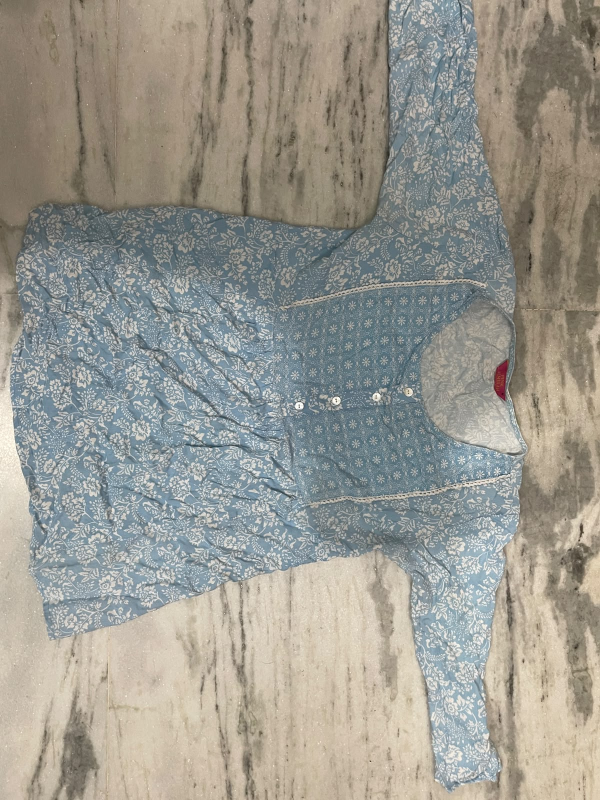
#> input picture backend/uploads/1784311420481-WhatsApp Image 2026-07-17 at 9.52.18 PM (2).jpeg, 1200 x 1600 px (shown at 1/2 size); its folder holds only this picture in this run
$ python -i verification_math.py   (imports and definitions only)
#> lines starting #> are read from the running program, lines starting #| are printed output that depends on the picture; after the words box and inside, x2 and y2 are one past the last pixel; in counts of white or black regions, pixels touching at a corner belong together
"""
Pure-math verification channels (numpy + Pillow only, no ML models).

C2 — Colour fidelity:  garment-masked LAB clustering + CIEDE2000 delta-E.
C3 — Print geometry:   2-D FFT dominant spatial period + texture energy.

Design constraints these functions must honour:
  * Deterministic: same inputs, same outputs, forever. Seeded init, no RNG.
  * Scale-invariant where the physics demands it: stripe period is reported in
    cycles per garment-width, not pixels, so a zoomed-in close-up and a
    full-body shot of the same fabric agree.
  * Honest about applicability: a solid garment has no periodic structure and
    the texture channel must say "not applicable", never "match".
"""

import numpy as np
from PIL import Image

MAX_SIDE = 512


# ── Image + mask ─────────────────────────────────────────────────────

def load_rgb(path, max_side=MAX_SIDE):
    img = Image.open(path).convert("RGB")
    w, h = img.size
    scale = max(w, h) / max_side
    if scale > 1:
        img = img.resize((int(w / scale), int(h / scale)), Image.LANCZOS)
    return np.asarray(img, dtype=np.float64)


def background_mask(img, k=6, border_frac=0.08):
    """Foreground mask by interior/border cluster voting.

    Anchor photos are real, unpolished seller shots — garments on floors,
    tables, hangers — so a corner-sampled background estimate routinely fails
    (it masked the garment itself out of the blue kurti). Instead: cluster the
    whole image in LAB, then score each cluster by where it lives. Background
    clusters dominate the border ring; garment clusters dominate the interior.
    This holds for uniform studio sweeps and messy floors alike, and degrades
    gracefully when the garment fills the frame (all clusters look interior,
    so everything is kept).
    """
    h, w, _ = img.shape
    step = max(1, int(np.sqrt(h * w / 20000)))
    ys, xs = np.mgrid[0:h:step, 0:w:step]
    ys, xs = ys.ravel(), xs.ravel()
    pixels = img[ys, xs]
    lab = srgb_to_lab(pixels)
    centers, _ = kmeans_lab(lab, k=k)

    d = np.linalg.norm(lab[:, None, :] - centers[None, :, :], axis=2)
    labels = np.argmin(d, axis=1)

    by = max(2, int(h * border_frac))
    bx = max(2, int(w * border_frac))
    on_border = (ys < by) | (ys >= h - by) | (xs < bx) | (xs >= w - bx)
    keep = []
    for i in range(centers.shape[0]):
        in_cluster = labels == i
        total = in_cluster.sum()
        if total == 0:
            continue
        border_share = (in_cluster & on_border).sum() / max(on_border.sum(), 1)
        interior_share = (in_cluster & ~on_border).sum() / max((~on_border).sum(), 1)
        if interior_share > border_share * 1.3:
            keep.append(i)
    if not keep:
        # Nothing separates cleanly — keep the most interior-weighted cluster
        # rather than failing outright.
        scores = []
        for i in range(centers.shape[0]):
            in_cluster = labels == i
            interior = (in_cluster & ~on_border).sum() / max((~on_border).sum(), 1)
            border = (in_cluster & on_border).sum() / max(on_border.sum(), 1)
            scores.append(interior - border)
        keep = [int(np.argmax(scores))]

    # Assign every pixel of the full-resolution image to its nearest cluster.
    full_lab = srgb_to_lab(img.reshape(-1, 3))
    full_d = np.linalg.norm(full_lab[:, None, :] - centers[None, :, :], axis=2)
    full_labels = np.argmin(full_d, axis=1).reshape(h, w)
    mask = np.isin(full_labels, keep)
    coverage = mask.mean()
    if coverage < 0.02:
        return None
    return mask


def mask_bbox(mask):
    ys, xs = np.where(mask)
    if len(ys) < 32:
        return None
    return int(ys.min()), int(ys.max()), int(xs.min()), int(xs.max())


# ── Colour science ───────────────────────────────────────────────────

def srgb_to_lab(rgb):
    """sRGB (0-255) -> CIELAB, D65. Vectorised over an (N,3) array."""
    c = rgb / 255.0
    c = np.where(c > 0.04045, ((c + 0.055) / 1.055) ** 2.4, c / 12.92)
    m = np.array([
        [0.4124564, 0.3575761, 0.1804375],
        [0.2126729, 0.7151522, 0.0721750],
        [0.0193339, 0.1191920, 0.9503041],
    ])
    xyz = c @ m.T
    white = np.array([0.95047, 1.0, 1.08883])
    t = xyz / white
    f = np.where(t > (6 / 29) ** 3, np.cbrt(t), t / (3 * (6 / 29) ** 2) + 4 / 29)
    L = 116 * f[:, 1] - 16
    a = 500 * (f[:, 0] - f[:, 1])
    b = 200 * (f[:, 1] - f[:, 2])
    return np.stack([L, a, b], axis=1)


# [64 lines left out: functions ciede2000, gray_world_gains, not called in this run]


def kmeans_lab(lab_pixels, k=3, iters=14):
    """Deterministic k-means. Init is farthest-point (seeded from the
    brightest pixel), so identical inputs always give identical clusters."""
    n = lab_pixels.shape[0]
    if n < k * 8:
        w = np.ones(1)
        return lab_pixels.mean(axis=0, keepdims=True), w
    centers = [lab_pixels[np.argmax(lab_pixels[:, 0])]]
    for _ in range(k - 1):
        d = np.min(
            np.stack([np.linalg.norm(lab_pixels - c, axis=1) for c in centers]),
            axis=0,
        )
        centers.append(lab_pixels[np.argmax(d)])
    centers = np.stack(centers)
    for _ in range(iters):
        d = np.linalg.norm(lab_pixels[:, None, :] - centers[None, :, :], axis=2)
        labels = np.argmin(d, axis=1)
        new = np.stack([
            lab_pixels[labels == i].mean(axis=0) if np.any(labels == i) else centers[i]
            for i in range(k)
        ])
        if np.allclose(new, centers, atol=1e-4):
            centers = new
            break
        centers = new
    d = np.linalg.norm(lab_pixels[:, None, :] - centers[None, :, :], axis=2)
    labels = np.argmin(d, axis=1)
    weights = np.array([(labels == i).mean() for i in range(k)])
    order = np.argsort(-weights)
    return centers[order], weights[order]


# Where a garment category lives on a standing figure, as a vertical band of
# the frame. Anchors and catalogs are on-model or hung shots; without a parsing
# model this prior is what separates "the crop top" from "the jeans she is
# also wearing". SegFormer parsing supersedes this when its weights are
# installed — this is the documented fallback, not the end state.
GARMENT_REGION_BANDS = {
    "top": (0.12, 0.58),
    "bottom": (0.42, 0.96),
    "full": (0.10, 0.90),
}

TOP_WORDS = ("top", "shirt", "tshirt", "t-shirt", "blouse", "crop", "tee", "sweater", "hoodie", "jacket")
BOTTOM_WORDS = ("jean", "trouser", "pant", "skirt", "short", "legging", "palazzo")


# [135 lines left out: functions region_band_for, color_profile, compare_colors, compare_color_sets, not called in this run]


# ── Print / texture geometry ─────────────────────────────────────────

FFT_WINDOW = 256


def texture_features(path):
    """Dominant periodic structure of the garment surface.

    Reports the stripe/print repeat as cycles per garment-width, which is
    invariant to how far away the camera was — the property a catalog render
    must preserve for the fabric to look right.
    """
    img = load_rgb(path)
#> in load_rgb, img is the input picture: PIL image 1200x1600 RGB; mean R, G, B 154.4, 152.7, 144.2
    mask = background_mask(img)
#> in kmeans_lab, `centers = [lab_pixels[np.argmax(lab_pixels[:, 0])]]`: centers = [[100, -1.67e-05, 6.67e-06]]
#> after the loop in kmeans_lab, `for _ in range(k - 1):`: centers = [[100, -1.67e-05, 6.67e-06], [15.55, 32.53, 8], [47.3, -8.84, -6.06], [70.69, 1.56, 15.5], [17.83, 0.431, 8.84], [75.33, -4.73, -10.78]]
#> in kmeans_lab, `weights = np.array([(labels == i).mean() for i in range(k)])`: weights = [0.256, 0.000731, 0.222, 0.202, 0.14, 0.179]
#> in kmeans_lab, `order = np.argsort(-weights)`: order = [0, 2, 3, 5, 4, 1]
#> in background_mask, `centers, _ = kmeans_lab(lab, k=k)`: centers = [[79.77, 0.876, 10.34], [50.89, -3.88, -4.51], [61.27, 1.59, 11.12], [67.39, -3.06, -3.54], [48.22, 1.13, 10.34], [29.29, 32.59, 12.47]]
#> the loop in background_mask, `for i in range(centers.shape[0]):` made 6 passes
#> (total, border_share, interior_share) on passes 1 to 6: (5598, 0.355, 0.215), (4856, 0.0503, 0.292), (4428, 0.295, 0.164), (3915, 0.0625, 0.226), (3075, 0.237, 0.101), (16, 0, 0.00103)
#> after the loop in background_mask, `for i in range(centers.shape[0]):`: keep = [1, 3, 5]
#> in background_mask, `mask = np.isin(full_labels, keep)`:
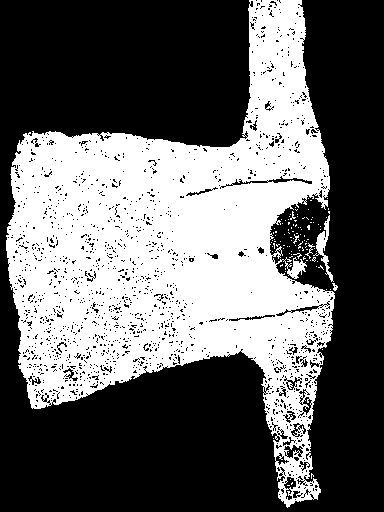
#> mask: shape (512, 384) bool; 40.2% white; 107 white regions (102 under 20 px), largest, box (x1, y1, x2, y2) and area: (6, 0, 335, 508) 78406, (313, 215, 334, 282) 364, (305, 243, 315, 259) 36, (332, 283, 338, 291) 26, (293, 234, 299, 244) 21
#> in background_mask, `coverage = mask.mean()`: coverage = 0.402
    if mask is None:
        return None
    bbox = mask_bbox(mask)
#> bbox = (0, 507, 6, 337)
    if bbox is None:
        return None
    y0, y1, x0, x1 = bbox
#> y0 = 0; y1 = 507; x0 = 6; x1 = 337
    if (y1 - y0) < 32 or (x1 - x0) < 32:
        return None
    gray = img.mean(axis=2)
    crop = gray[y0:y1 + 1, x0:x1 + 1]
    crop_mask = mask[y0:y1 + 1, x0:x1 + 1]
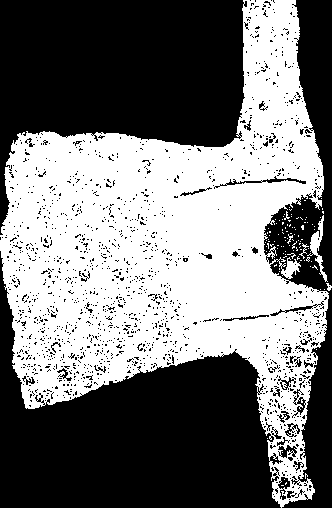
#> crop_mask: shape (508, 332) bool; 46.9% white; 107 white regions (102 under 20 px), largest, box (x1, y1, x2, y2) and area: (0, 0, 329, 508) 78406, (307, 215, 328, 282) 364, (299, 243, 309, 259) 36, (326, 283, 332, 291) 26, (287, 234, 293, 244) 21
    garment_width = x1 - x0 + 1
#> garment_width = 332

    # Neutralise background inside the bbox so it contributes no structure.
    mean_val = crop[crop_mask].mean()
#> mean_val = 139.6
    crop = np.where(crop_mask, crop, mean_val)

    # Resize to the analysis window via PIL for clean interpolation.
    pil = Image.fromarray(np.clip(crop, 0, 255).astype(np.uint8))
    pil = pil.resize((FFT_WINDOW, FFT_WINDOW), Image.LANCZOS)
#> pil: PIL image 256x256 L
    w = np.asarray(pil, dtype=np.float64)
    w = w - w.mean()
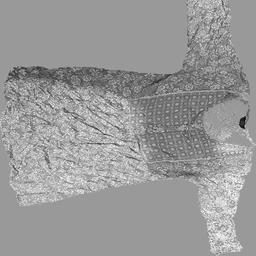
#> w: shape (256, 256) float64; min -94.14, max 61.86, mean 0; drawn with min black and max white
    # Hann window to suppress edge artefacts.
    hann = np.hanning(FFT_WINDOW)
#> hann = 256 values, max 1 at index 127, min 0 at index 0, mean 0.498
    w = w * hann[:, None] * hann[None, :]

    spec = np.abs(np.fft.fftshift(np.fft.fft2(w)))
    c = FFT_WINDOW // 2
    yy, xx = np.mgrid[0:FFT_WINDOW, 0:FFT_WINDOW]
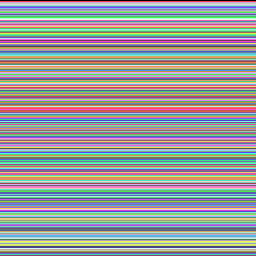
#> yy: shape (256, 256) int64; 256 distinct labels, from 0 to 255; one colour per label, 0 black
    rr = np.hypot(yy - c, xx - c)
    # Exclude DC and near-DC (global shading) and the extreme edge.
    valid = (rr >= 3) & (rr <= c - 2)
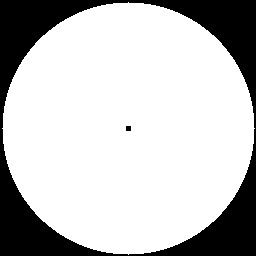
#> valid: shape (256, 256) bool; 76% white; 2 black regions, box (x1, y1, x2, y2) and area: (0, 0, 256, 256) 15675, (126, 126, 131, 131) 25
    spec_v = np.where(valid, spec, 0)

    peak_idx = np.unravel_index(np.argmax(spec_v), spec_v.shape)
#> peak_idx = (124, 128)
    peak_r = rr[peak_idx]
#> peak_r = 4
    peak_mag = spec_v[peak_idx]
#> peak_mag = 39941.6
    background_mag = spec_v[valid].mean()
#> background_mag = 1215
    periodicity = float(peak_mag / (background_mag + 1e-9))
#> periodicity = 32.87

    # The garment bbox was resized to exactly one analysis window, so a peak at
    # radius r is r cycles per window == r cycles per garment width. That makes
    # the number camera-distance-invariant, which is the whole point.
    cycles_per_garment = float(peak_r)
#> cycles_per_garment = 4

    orientation = float(np.degrees(np.arctan2(peak_idx[0] - c, peak_idx[1] - c))) % 180
#> orientation = 90

    # Texture energy: gradient magnitude mean over the masked garment. This is
    # the print-coverage signal (a removed back print collapses it).
    gy, gx = np.gradient(gray)
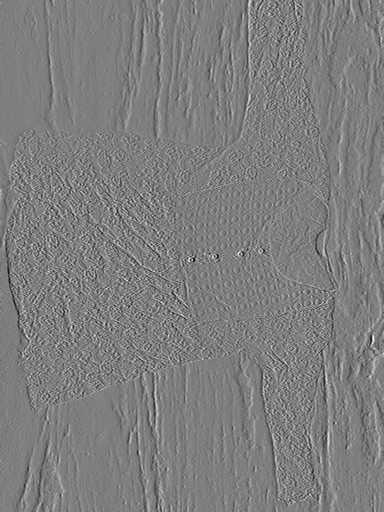
#> gx: shape (512, 384) float64; min -80, max 81.33, mean 0; drawn with min black and max white
    grad = np.hypot(gx, gy)
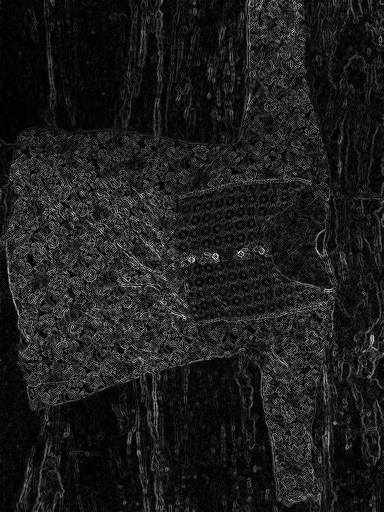
#> grad: shape (512, 384) float64; min 0, max 99.64, mean 11.5; drawn with min black and max white
    texture_energy = float(grad[mask].mean())
#> texture_energy = 16.5

    return {
        "cycles_per_garment_width": round(cycles_per_garment, 2),
        "periodicity_strength": round(periodicity, 2),
        "orientation_deg": round(orientation, 1),
        "texture_energy": round(texture_energy, 3),
    }


# A peak this many times the spectrum mean means genuinely periodic structure
# (stripes, checks, regular motifs) rather than noise.
PERIODIC_THRESHOLD = 18.0


# [40 lines left out: function compare_texture, not called in this run]

>>> result = texture_features('../uploads/1784311420481-WhatsApp Image 2026-07-17 at 9.52.18 PM (2).jpeg')
#> result = {'cycles_per_garment_width': 4, 'periodicity_strength': 32.87, 'orientation_deg': 90, 'texture_energy': 16.5}

$ run again, on backend/uploads/1784311420499-WhatsApp Image 2026-07-17 at 9.52.18 PM (1).jpeg
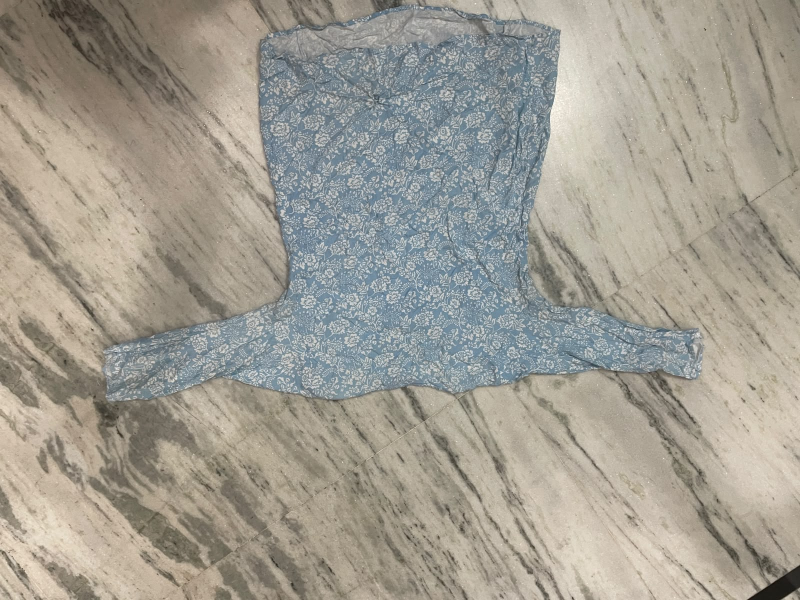
#> input picture backend/uploads/1784311420499-WhatsApp Image 2026-07-17 at 9.52.18 PM (1).jpeg, 1600 x 1200 px (shown at 1/2 size)
#> in load_rgb, img is the input picture: PIL image 1600x1200 RGB; mean R, G, B 160.5, 156.4, 145.9
#> img: PIL image 512x384 RGB
#> in kmeans_lab, `centers = [lab_pixels[np.argmax(lab_pixels[:, 0])]]`: centers = [[96.35, -0.0254, 6.48]]
#> after the loop in kmeans_lab, `for _ in range(k - 1):`: centers = [[96.35, -0.0254, 6.48], [5.82, 1.24, 3.29], [51.67, -3.46, -14.15], [63.8, 2.77, 15.07], [34.48, 0.994, 10.21], [75.83, -2.7, -7.79]]
#> weights = [0.288, 0.0328, 0.127, 0.296, 0.142, 0.113]
#> order = [3, 0, 4, 2, 5, 1]
#> in background_mask, `centers, _ = kmeans_lab(lab, k=k)`: centers = [[65.23, 0.633, 9.95], [76.52, 0.718, 9.66], [51.89, 0.692, 9.19], [54.26, -3.51, -6.19], [66.33, -2.72, -3.79], [36.73, 0.541, 7.32]]
#> the loop in background_mask, `for i in range(centers.shape[0]):` made 6 passes
#> (total, border_share, interior_share) on passes 1 to 6: (6483, 0.327, 0.284), (6314, 0.374, 0.254), (3106, 0.194, 0.12), (2785, 0.0194, 0.171), (2482, 0.029, 0.148), (718, 0.0563, 0.0232)
#> after the loop in background_mask, `for i in range(centers.shape[0]):`: keep = [3, 4]
#> in background_mask, `mask = np.isin(full_labels, keep)`:
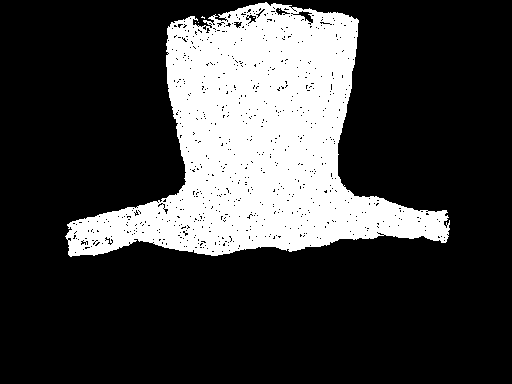
#> mask: shape (384, 512) bool; 24.1% white; 6 white regions (5 under 20 px), largest, box (x1, y1, x2, y2) and area: (65, 2, 450, 257) 47444
#> coverage = 0.241
#> bbox = (2, 256, 65, 449)
#> y0 = 2; y1 = 256; x0 = 65; x1 = 449
#> crop_mask: shape (255, 385) bool; 48.3% white; 6 white regions (5 under 20 px), largest, box (x1, y1, x2, y2) and area: (0, 0, 385, 255) 47444
#> garment_width = 385
#> mean_val = 144.8
#> hann = 256 values, max 1 at index 127, min 0 at index 0, mean 0.498
#> yy: shape (256, 256) int64; 256 distinct labels, from 0 to 255
#> valid: shape (256, 256) bool; 76% white; 2 black regions, box (x1, y1, x2, y2) and area: (0, 0, 256, 256) 15675, (126, 126, 131, 131) 25
#> peak_idx = (137, 113)
#> peak_r = 17.49
#> peak_mag = 14267.2
#> background_mag = 1257.1
#> periodicity = 11.35
#> cycles_per_garment = 17.49
#> orientation = 149
#> in texture_features, `grad = np.hypot(gx, gy)`:
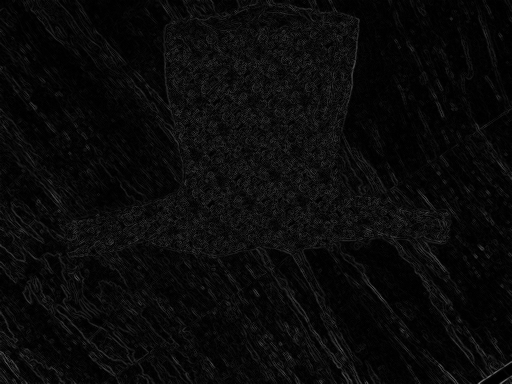
#> grad: shape (384, 512) float64; min 0, max 133.1, mean 10.2
#> texture_energy = 16.21
#> result = {'cycles_per_garment_width': 17.49, 'periodicity_strength': 11.35, 'orientation_deg': 149, 'texture_energy': 16.21}
